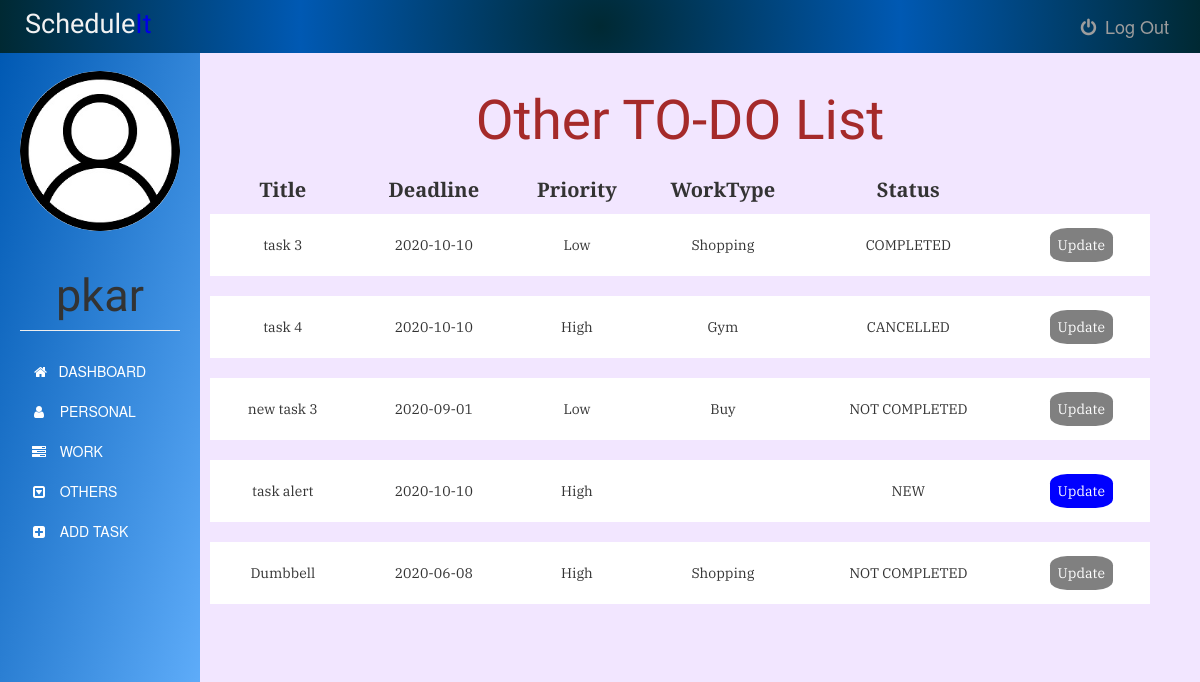
/othertask (signed in), run on an earlier commit of the app's database.
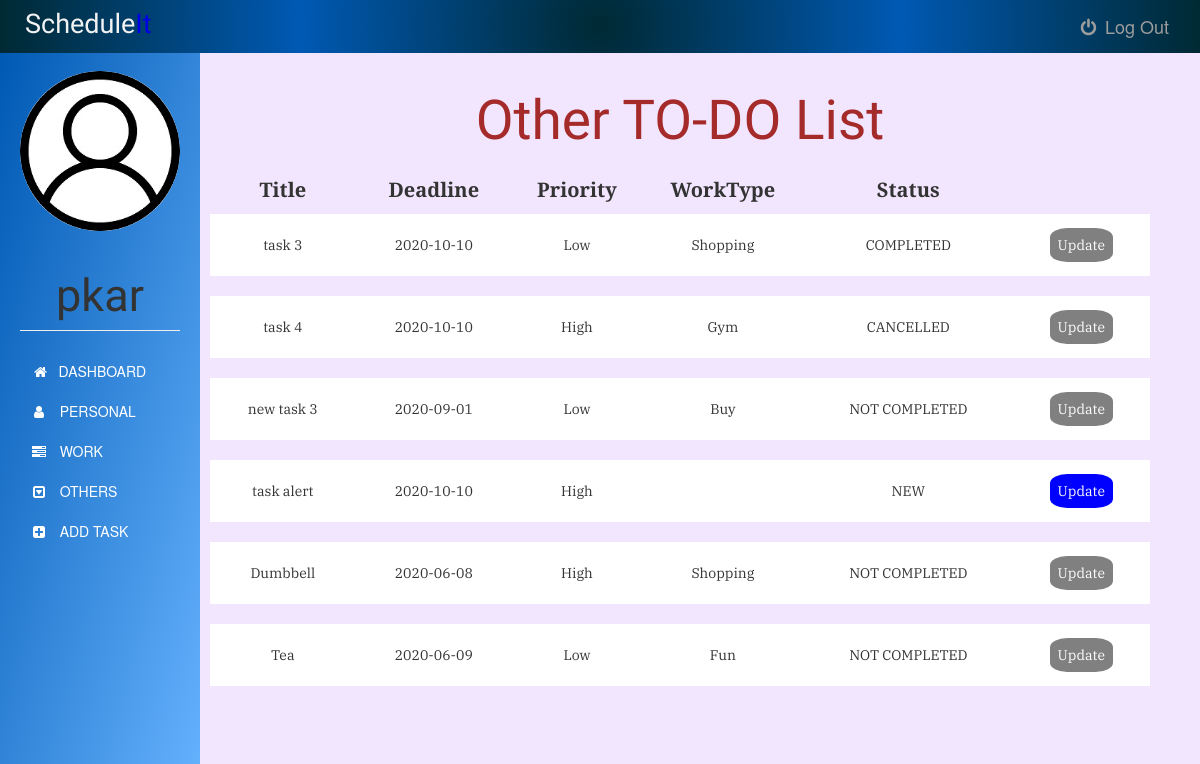
And on a later commit of the database.
### app.py (models this page shows)
class User(UserMixin, db.Model):
    id = db.Column(db.Integer, primary_key=True)
    username = db.Column(db.String(15), unique=True, nullable=False)
    email = db.Column(db.String(50), unique=True, nullable=False)
    password = db.Column(db.String(80), unique=True, nullable=False)
    tasks = db.relationship('Task', backref='author', lazy=True)

class Task(db.Model):
    id = db.Column(db.Integer, primary_key=True)
    title = db.Column(db.Text, nullable=False)
    date = db.Column(db.Date, nullable=False)
    content = db.Column(db.Text, nullable=False)
    WorkType = db.Column(db.Text, nullable=False)
    priority = db.Column(db.Text)
    status = db.Column(db.Text, nullable=False, default='NEW')
    user_id = db.Column(db.Integer, db.ForeignKey('user.id'), nullable=False)

### app.py (the view)
@app.route('/othertask', methods=['GET', 'POST'])
@login_required
def othertask():
    tasks = Task.query.filter_by(user_id=current_user.id)
    return render_template('other.html', tasks=tasks ,name=current_user.username, tdate=date.today())

### app.py (called while the page is built)
@login_manager.user_loader
def load_user(user_id):
    return User.query.get(int(user_id))

### templates/other.html (shortened to what this page needs)
{% extends "bootstrap/base.html" %}
{% block styles %}
{{super()}}
<link rel="stylesheet" href="{{url_for('.static', filename='personal.css')}}">
<link rel="stylesheet" href="https://maxcdn.bootstrapcdn.com/font-awesome/4.7.0/css/font-awesome.min.css">
{% endblock %}
{% block content %}
    <nav class="navbar navbar-inverse navbar-fixed-top">
      <div class="container-fluid">
        <div class="navbar-header">
          <center><h3><span>Schedule</span>It</h3></center>
        </div>
        <div class="navbar-collapse">
          <ul class="nav navbar-nav">
            <li>
              <a href="{{ url_for('logout') }}">
              <i class="fa fa-power-off fa-fw" aria-hidden="true"></i>
              Log Out
              </a>
            </li>
          </ul>
          </div>
      </div>
    </nav>
    <div class="container-fluid">
      <div class="row">
        <nav class=" sidebar">
          <div class="image img-cir img-120">
            <center>
              <img src="{{url_for('static', filename='user-icon.jpg')}}" width="250" height="200" class="img-responsive"/>
            </center>
            <center>
              <h1 class="page-header">{{ name }}</h1>
            </center>
          </div>
          <div>
            <div class="nav nav-sidebar">
              <ul class="nav nav-sidebar">
                <li >
                  <a class="list-group-item" href="{{ url_for('dashboard') }}">
                    &nbsp;<i class="fa fa-home" aria-hidden="true"></i>&nbsp;&nbsp; DASHBOARD
                  </a>
                </li>
                <li>
                  <a class="list-group-item" href="{{ url_for('personaltask') }}">
                    <i class="fa fa-user fa-fw" aria-hidden="true"></i>&nbsp;&nbsp; PERSONAL
                  </a>
                </li>
                <li>
                  <a class="list-group-item" href="{{ url_for('worktask') }}">
                    <i class="fa fa-tasks fa-fw" aria-hidden="true"></i>&nbsp;&nbsp; WORK
                  </a>
                </li>
                <li>
                  <a class="list-group-item" href="#">
                    <i class="fa fa-caret-square-o-down fa-fw" aria-hidden="true"></i>&nbsp;&nbsp; OTHERS
                  </a>
                </li>
                <li>
                  <a class="list-group-item" href="{{ url_for('addtask') }}">
                    <i class="fa fa-plus-square fa-fw" aria-hidden="true"></i>&nbsp;&nbsp; ADD TASK
                  </a>
                </li>
              </ul>
            </div>
          </div>
        </nav>
        <div class="col-sm-9 col-sm-offset-3 col-md-10 col-md-offset-2 main">
          	<center><h1>Other TO-DO List</h1></center>
          	<table>
              <thead>
            		<tr>
            			<th>Title</th>
            			<th>Deadline</th>
            			<th>Priority</th>
                  <th>WorkType</th>
                  <th>Status</th>
            		</tr>
              </thead>
              <tbody>
            		{% for task in tasks %}
            			{% if task.WorkType != "Work" and task.WorkType != "Personal" %}
            				<tr>
  		          			<td>{{task.title}}</td>
  		          			<td>{{task.date}}</td>
  		          			<td>{{task.priority}}</td>
                      <td>{{task.WorkType}}</td>
                      {% if tdate > task.date and (task.status !="CANCELLED" or task.status !="COMPLETED") %}
                        <td class="status">NOT COMPLETED</td>
                      {% else %}
                        <td class="status">{{task.status}}</td>
                      {% endif %}
                      {% if (task.status == "NEW" or task.status == "IN PROGRESS" or task.status == "NOT STARTED") and tdate <= task.date %}
                        <td><a href="{{ url_for('update_task', task_id=task.id) }}">Update</a></td>
                      {% else %}
                        <td><a class="arcup" href="#">Update</a></td>
                      {% endif %}
  		          		</tr>
                    <tr class="spacer">
                    <tr>
  		          	{% endif %}
  		        {% endfor %}
            </tbody>
          	</table>
        </div>
      </div>
    </div>
{% endblock %}

### static/personal.css (style rules this page uses)
body { padding-top: 50px; background-color: #f2e6ff; }
.navbar-fixed-top { border: 0; }
.navbar { background-image: radial-gradient(circle, #002933,#0059b3, #002933); }
.navbar-header h3 { font-family: 'Oswald', sans-serif; font-size: 27px; margin: 10px; color: #0000e6; }
.navbar-header span { font-size: 27px; color: #f2f2f2; }
.navbar-collapse ul { float: right; margin: 3px; list-style: none; }
.navbar-collapse ul li { float: left; position: relative; }
.navbar-collapse ul li a { display: block; margin: 0px; padding: 13px; font-size: 18px; text-decoration: none; }
.sidebar { width: 200px; position: fixed; top: 51px; bottom: 0; left: 0; z-index: 1000; display: block; padding: 20px; overflow-x: hidden; overflow-y: auto; background-image: linear-gradient(to bottom right, #0059b3, #66b3ff); }
.sidebar .page-header { font-size: 45px; font-family: 'Tenali Ramakrishna', sans-serif; }
.nav-sidebar { margin-right: -21px; margin-bottom: 20px; margin-left: -20px; }
.nav-sidebar > li > a { padding-right: 20px; padding-left: 50px; }
.nav-sidebar ul li a { background-color: transparent; color: white; border: none; }
.nav-sidebar a { display: none; }
.row img { border-radius: 50%; }
.main { margin-top: 1px; padding: 30px; right: 20px; }
.main h1 { margin-top: 4px; padding: 5px; font-size: 55px; color: brown; font-family: 'Tenali Ramakrishna', sans-serif; text-align: center; }
.main table { width: 100%; }
.main thead tr { font-size: 20px; font-family: 'PT Serif', serif; }
.main tbody tr { background-color: white; font-family: 'IBM Plex Serif', serif; }
.main tbody .spacer { height: 20px; }
.main thead th { padding: 10px; text-align: center; }
.main tbody td { padding: 21px; text-align: center; }
.main tbody td a { text-decoration: none; padding: 8px; background-color: blue; color: white; border-radius: 27%; }
.main .arcup { background-color: grey; }

What changed in the data, as far as the page shows it:
added Task: title "Tea", date "2020-06-09", priority "Low", WorkType "Fun", status "NOT COMPLETED"
